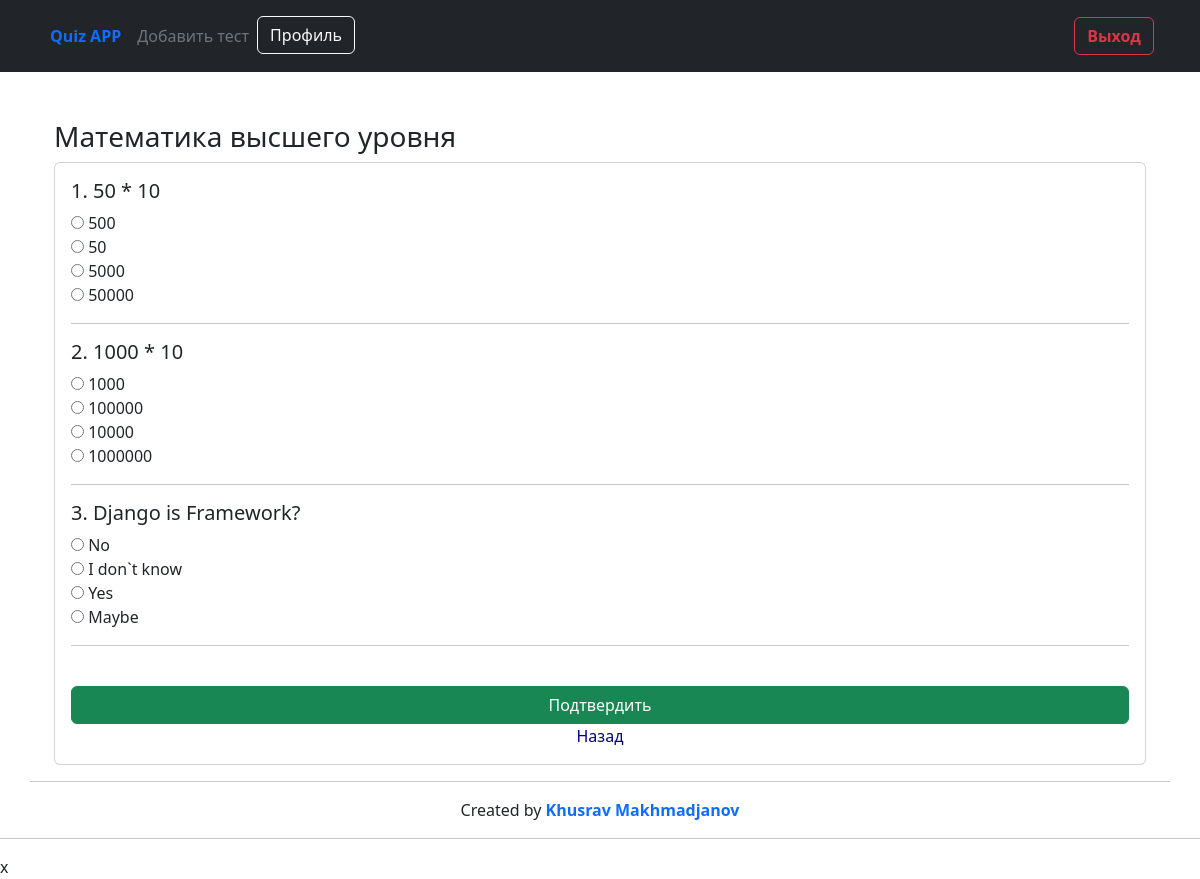
The page /test/1/ (signed in) on the database its author committed.
### quiz_main/models.py (models this page shows, shortened)
class Test(models.Model):
    author = models.ForeignKey(User, on_delete=models.CASCADE)
    category = models.ForeignKey(Category, on_delete=models.PROTECT)
    title = models.CharField(max_length=200)
    max_attempts = models.PositiveIntegerField(default=1)
    start_date = models.DateTimeField(auto_now_add=True, blank=True, null=True)
    end_time = models.DateTimeField(default=timezone.now() + timezone.timedelta(days=10))
    percentage = models.PositiveIntegerField()

class Question(models.Model):
    test = models.ForeignKey(Test, on_delete=models.CASCADE)
    question = models.CharField(max_length=300)
    a = models.CharField(max_length=200)
    b = models.CharField(max_length=200)
    c = models.CharField(max_length=200)
    d = models.CharField(max_length=200)
    T = models.CharField(max_length=200, help_text='НАПРИМЕР: A')

### quiz_main/views.py (the view, shortened to what this page needs)
# urls.py: path('test/<int:pk>/', test, name='test'),
@login_required(login_url='login')
def test(request, pk):
    test = get_object_or_404(Test, id=pk)
    questions = Question.objects.filter(test=test)
    context = {
        'question': questions,
        'test': test,
    }
    return render(request, 'test.html', context)

### templates/test.html (shortened to what this page needs)
{% extends 'base.html' %}
{% block content %}
    <div class="container mt-5">
        <div class="container">
            <h3>{{ test.title }}</h3>
            <form action="" class="card p-3" method="post">
                {% for q in question %}
                    <h5>{{ forloop.counter }}. {{ q.question }}</h5>
                    <div class="form-chek">
                        <input type="radio" value="a" required name="{{ q.id }}" class="form-chek-input"
                               id="{{ q.id }}-a">
                        <label for="{{ q.id }}-a">{{ q.a }}</label>
                        <br>
                        <input type="radio" value="b" name="{{ q.id }}" class="form-chek-input"
                               id="{{ q.id }}-b">
                        <label for="{{ q.id }}-b">{{ q.b }}</label>
                        <br>
                        <input type="radio" value="c" name="{{ q.id }}" class="form-chek-input"
                               id="{{ q.id }}-c">
                        <label for="{{ q.id }}-c">{{ q.c }}</label>
                        <br>
                        <input type="radio" value="d" name="{{ q.id }}" class="form-chek-input"
                               id="{{ q.id }}-d">
                        <label for="{{ q.id }}-d">{{ q.d }}</label>
                        <br>
                    </div>
                    <hr>
                {% endfor %}
                <br>
                <button type="submit" class="btn btn-success">Подтвердить</button>
                <a href="{% url 'ready_to_test' test.pk %}"
                   style="text-align: center; text-decoration: none; color: darkblue">Назад</a>
            </form>
        </div>
    </div>
{% endblock %}

### rows shown on the page
Test: title "Математика высшего уровня"
Question: question "50 * 10", a "500", b "50", c "5000", d "50000"
Question: question "1000 * 10", a "1000", b "100000", c "10000", d "1000000"
Question: question "Django is Framework?", a "No", b "I don`t know", c "Yes", d "Maybe"
